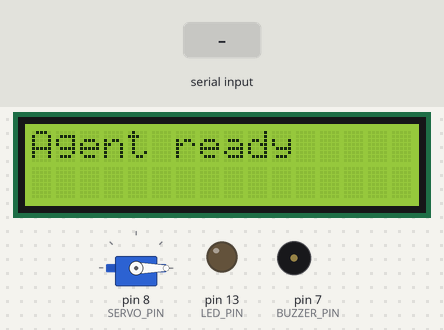
Bench run of a sketch on a simulated Arduino Uno, built with avr-gcc and run on an emulated ATmega328P. Parts: servo, 16×2 character LCD, output pins drawn as LEDs (lit = HIGH), buzzer (waves = sounding). The inputs (shaded band) are chosen by the test bench. What the sketch prints to the serial monitor is not drawn.

Above: at 1.2 s.
1.3 s: "LCD:90\n" received over Serial
At 1.8 s:
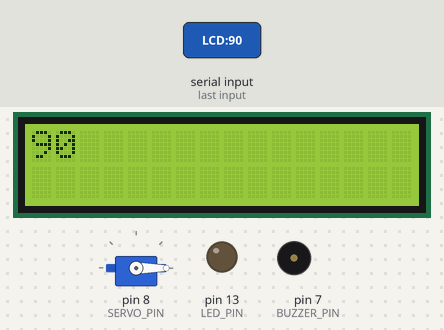
2.8 s: "LED:ON\n" received over Serial
At 4.0 s:
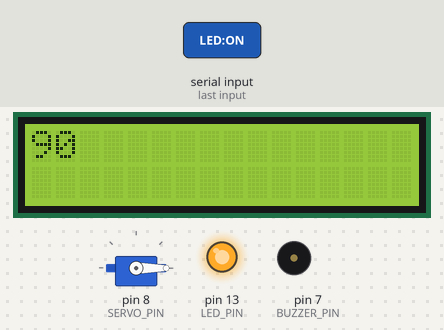
4.3 s: "BUZZER:\n" received over Serial
At 5.3 s:
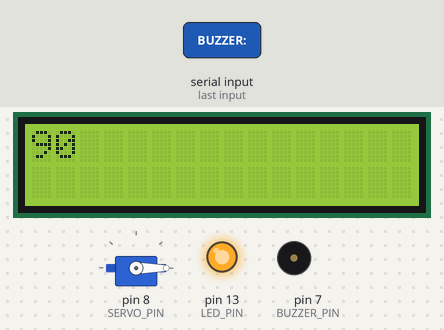
5.9 s: "SERVO:90\n" received over Serial
At 6.4 s:
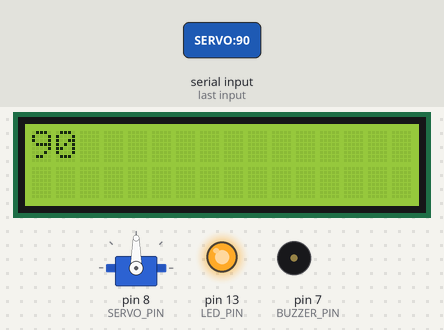
7.4 s: "LED:OFF\n" received over Serial
At 8.6 s:
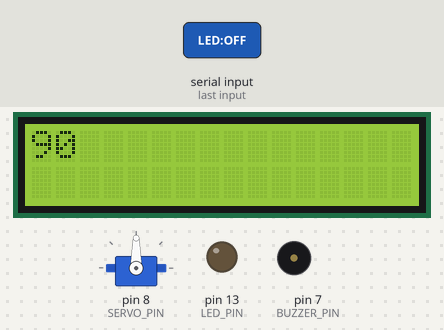
8.9 s: "BUZZER_MELODY\n" received over Serial
At 9.6 s:
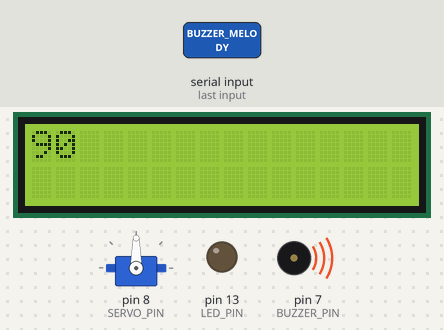
Timing chart, 0 to 12.6 s (numbered marks = the images above; inputs shaded):
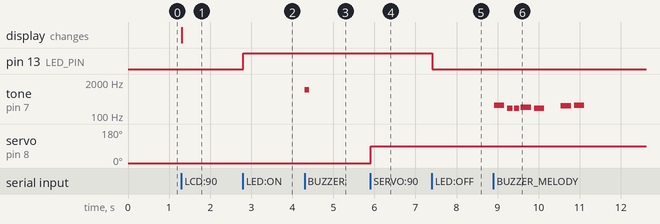

Measured:
- after the input at 1.3 s, the display: changes at once (image 1)
- after the input at 2.8 s, pin 13 (LED_PIN): LOW → HIGH at once
- after the input at 4.3 s, tone on pin 7 (BUZZER_PIN): silent → 1000 Hz at once, → silent 0.10 s later
- after the input at 5.9 s, servo on pin 8 (SERVO_PIN): 0° → 90° at once
- after the input at 7.4 s, pin 13 (LED_PIN): HIGH → LOW at once
- after the input at 8.9 s, tone on pin 7 (BUZZER_PIN): plays 262 Hz for 0.25 s, 196 Hz for 0.13 s, 196 Hz for 0.13 s, 220 Hz for 0.25 s, 196 Hz for 0.25 s, 247 Hz for 0.25 s … (7 notes in this stretch), starting at once

The sketch:

agent.ino
```cpp
#include <dht.h>
#include <LiquidCrystal.h>
#include <Servo.h>
#include "pitches.h"


// Pin definitions


#define DHT11_PIN 2
#define LED_PIN 13
#define BUZZER_PIN 7
#define SERVO_PIN 8

const int trigPin = 9;
const int echoPin = 10;
const int rs = 12, en = 11, d4 = 6, d5 = 5, d6 = 4, d7 = 3;

dht DHT;
Servo myservo;
LiquidCrystal lcd(rs, en, d4, d5, d6, d7);

// Melody for buzzer
int melody[] = {NOTE_C4, NOTE_G3, NOTE_G3, NOTE_A3, NOTE_G3, 0, NOTE_B3, NOTE_C4};
int noteDurations[] = {4, 8, 8, 4, 4, 4, 4, 4};


// Setup


void setup() {
  Serial.begin(9600);

  pinMode(LED_PIN, OUTPUT);
  pinMode(trigPin, OUTPUT);
  pinMode(echoPin, INPUT);

  myservo.attach(SERVO_PIN);
  myservo.write(0);

  lcd.begin(16, 2);
  lcd.print("Agent ready");

  digitalWrite(LED_PIN, LOW);

  Serial.println("READY");
}


// Component functions


float readTemperature() {
  int chk = DHT.read11(DHT11_PIN);
  if (chk != DHTLIB_OK) return -999.0;
  return DHT.temperature;
}

float readHumidity() {
  int chk = DHT.read11(DHT11_PIN);
  if (chk != DHTLIB_OK) return -999.0;
  return DHT.humidity;
}

long readDistance() {
  digitalWrite(trigPin, LOW);
  delayMicroseconds(2);
  digitalWrite(trigPin, HIGH);
  delayMicroseconds(10);
  digitalWrite(trigPin, LOW);

  long duration = pulseIn(echoPin, HIGH, 30000);
  if (duration == 0) return -1;

  long distance = (duration * 0.0343) / 2;
  return distance;
}

void setServoAngle(int angle) {
  angle = constrain(angle, 0, 180);
  myservo.write(angle);
}

void setLed(bool state) {
  digitalWrite(LED_PIN, state ? HIGH : LOW);
}

void playBuzzerSimple(int duration_ms) {
  duration_ms = constrain(duration_ms, 100, 5000);
  tone(BUZZER_PIN, 1000);
  delay(duration_ms);
  noTone(BUZZER_PIN);
}

void playBuzzerMelody() {
  for (int thisNote = 0; thisNote < 8; thisNote++) {
    int noteDuration = 1000 / noteDurations[thisNote];
    tone(BUZZER_PIN, melody[thisNote], noteDuration);
    int pauseBetweenNotes = noteDuration * 1.30;
    delay(pauseBetweenNotes);
    noTone(BUZZER_PIN);
  }
}

void displayOnLcd(String text) {
  lcd.clear();

  if (text.length() <= 16) {
    lcd.setCursor(0, 0);
    lcd.print(text);
  } else {
    // Split across two lines
    lcd.setCursor(0, 0);
    lcd.print(text.substring(0, 16));
    lcd.setCursor(0, 1);
    int endIdx = min((int)text.length(), 32);
    lcd.print(text.substring(16, endIdx));
  }
}


// Command parser


void processCommand(String command) {
  command.trim();

  if (command == "READ_TEMP") {
    float temp = readTemperature();
    if (temp == -999.0) {
      Serial.println("ERROR");
    } else {
      Serial.println(temp, 1);
    }
  }

  else if (command == "READ_HUMIDITY") {
    float h = readHumidity();
    if (h == -999.0) {
      Serial.println("ERROR");
    } else {
      Serial.println(h, 1);
    }
  }

  else if (command == "READ_DIST") {
    long dist = readDistance();
    if (dist == -1) {
      Serial.println("OUT_OF_RANGE");
    } else {
      Serial.println(dist);
    }
  }

  else if (command.startsWith("SERVO:")) {
    int angle = command.substring(6).toInt();
    setServoAngle(angle);
    Serial.println("OK");
  }

  else if (command == "LED:ON") {
    setLed(true);
    Serial.println("OK");
  }

  else if (command == "LED:OFF") {
    setLed(false);
    Serial.println("OK");
  }

  else if (command.startsWith("BUZZER:")) {
    int duration = command.substring(7).toInt();
    playBuzzerSimple(duration);
    Serial.println("OK");
  }

  else if (command == "BUZZER_MELODY") {
    playBuzzerMelody();
    Serial.println("OK");
  }

  else if (command.startsWith("LCD:")) {
    String text = command.substring(4);
    displayOnLcd(text);
    Serial.println("OK");
  }

  else {
    Serial.println("UNKNOWN_COMMAND");
  }
}


// Main loop - just listens for commands


void loop() {
  if (Serial.available() > 0) {
    String command = Serial.readStringUntil('\n');
    processCommand(command);
  }
}
```

pitches.h
```cpp
/*************************************************

 * Public Constants

 *************************************************/

#define NOTE_B0  31
#define NOTE_C1  33
#define NOTE_CS1 35
#define NOTE_D1  37
#define NOTE_DS1 39
#define NOTE_E1  41
#define NOTE_F1  44
#define NOTE_FS1 46
#define NOTE_G1  49
#define NOTE_GS1 52
#define NOTE_A1  55
#define NOTE_AS1 58
#define NOTE_B1  62
#define NOTE_C2  65
#define NOTE_CS2 69
#define NOTE_D2  73
#define NOTE_DS2 78
#define NOTE_E2  82
#define NOTE_F2  87
#define NOTE_FS2 93
#define NOTE_G2  98
#define NOTE_GS2 104
#define NOTE_A2  110
#define NOTE_AS2 117
#define NOTE_B2  123
#define NOTE_C3  131
#define NOTE_CS3 139
#define NOTE_D3  147
#define NOTE_DS3 156
#define NOTE_E3  165
#define NOTE_F3  175
#define NOTE_FS3 185
#define NOTE_G3  196
#define NOTE_GS3 208
#define NOTE_A3  220
#define NOTE_AS3 233
#define NOTE_B3  247
#define NOTE_C4  262
#define NOTE_CS4 277
#define NOTE_D4  294
#define NOTE_DS4 311
#define NOTE_E4  330
#define NOTE_F4  349
#define NOTE_FS4 370
#define NOTE_G4  392
#define NOTE_GS4 415
#define NOTE_A4  440
#define NOTE_AS4 466
#define NOTE_B4  494
#define NOTE_C5  523
#define NOTE_CS5 554
#define NOTE_D5  587
#define NOTE_DS5 622
#define NOTE_E5  659
#define NOTE_F5  698
#define NOTE_FS5 740
#define NOTE_G5  784
#define NOTE_GS5 831
#define NOTE_A5  880
#define NOTE_AS5 932
#define NOTE_B5  988
#define NOTE_C6  1047
#define NOTE_CS6 1109
#define NOTE_D6  1175
#define NOTE_DS6 1245
#define NOTE_E6  1319
#define NOTE_F6  1397
#define NOTE_FS6 1480
#define NOTE_G6  1568
#define NOTE_GS6 1661
#define NOTE_A6  1760
#define NOTE_AS6 1865
#define NOTE_B6  1976
#define NOTE_C7  2093
#define NOTE_CS7 2217
#define NOTE_D7  2349
#define NOTE_DS7 2489
#define NOTE_E7  2637
#define NOTE_F7  2794
#define NOTE_FS7 2960
#define NOTE_G7  3136
#define NOTE_GS7 3322
#define NOTE_A7  3520
#define NOTE_AS7 3729
#define NOTE_B7  3951
#define NOTE_C8  4186
#define NOTE_CS8 4435
#define NOTE_D8  4699
#define NOTE_DS8 4978
```
